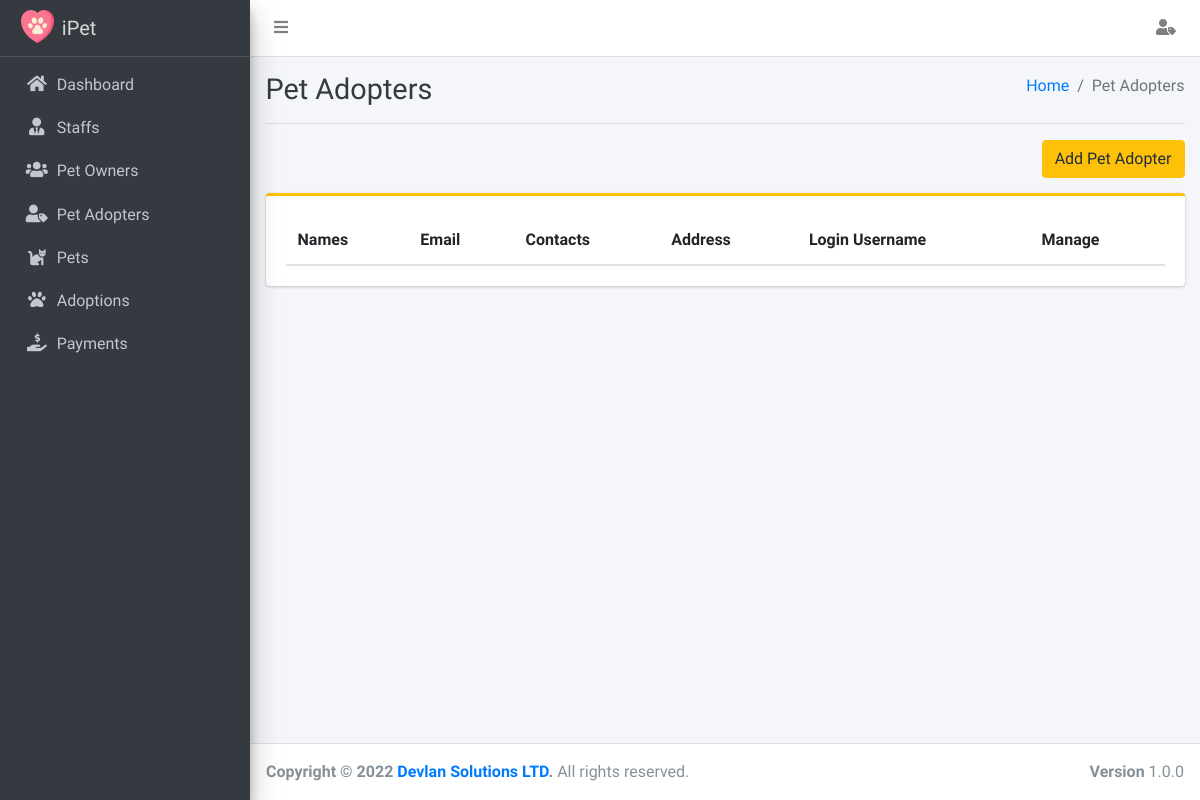
Page /views/pet_adopters.php (signed in) on the earlier database version.
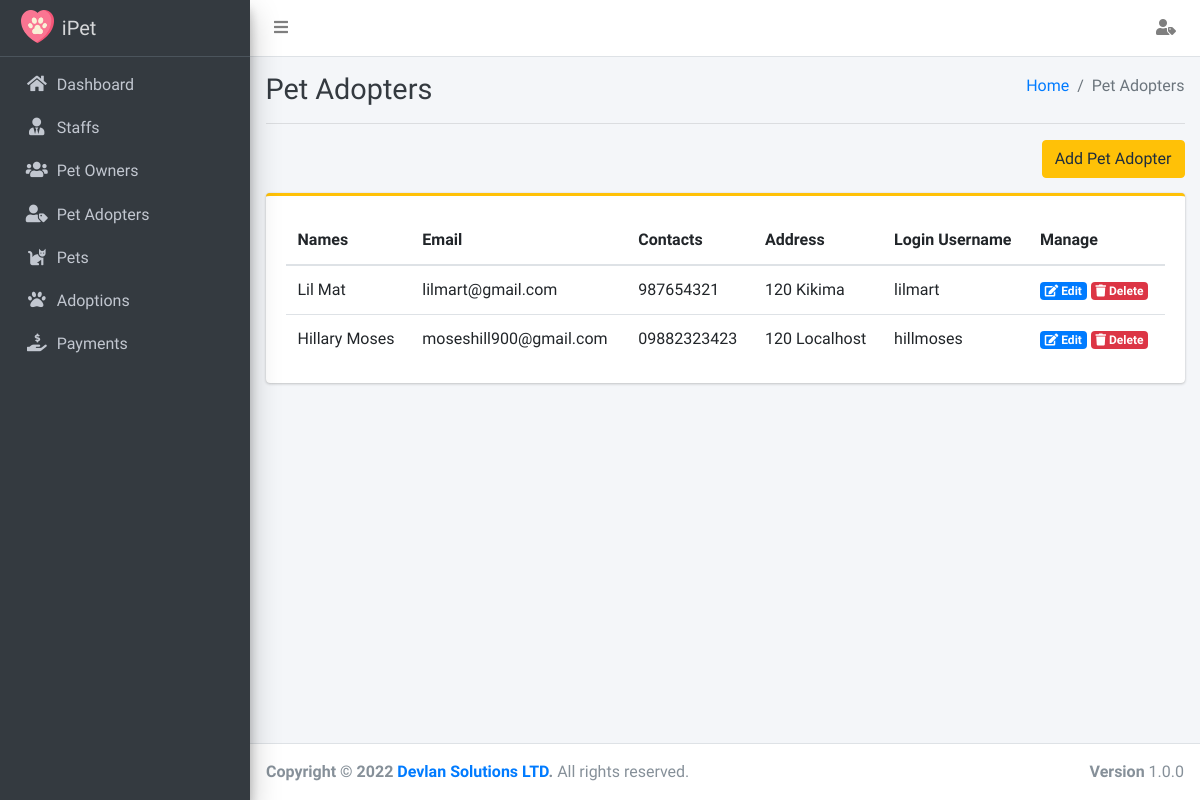
Same page on the later database version.
### tables this page shows
CREATE TABLE `pet_adopter` (
  `pet_adopter_id` int(200) NOT NULL,
  `pet_adopter_login_id` int(200) NOT NULL,
  `pet_adopter_name` varchar(200) NOT NULL,
  `pet_adopter_email` varchar(200) NOT NULL,
  `pet_adopter_phone_number` varchar(200) NOT NULL,
  `pet_adopter_address` longtext NOT NULL
);

### views/pet_adopters.php (the view, shortened to what this page needs)
<?php
require_once('../config/config.php');
require_once('../partials/head.php');
?>
<body class="hold-transition sidebar-mini layout-fixed">
    <div class="wrapper">
        <?php require_once('../partials/navbar.php'); ?>
        <?php require_once('../partials/sidebar.php'); ?>
        <div class="content-wrapper">
            <div class="content-header">
                <div class="container-fluid">
                    <div class="row mb-2">
                        <div class="col-sm-6">
                            <h1 class="m-0 text-dark">Pet Adopters</h1>
                        </div>
                        <div class="col-sm-6">
                            <ol class="breadcrumb float-sm-right">
                                <li class="breadcrumb-item"><a href="#">Home</a></li>
                                <li class="breadcrumb-item active">Pet Adopters</li>
                            </ol>
                        </div>
                    </div>
                    <hr>
                    <div class="text-right">
                        <button type="button" data-toggle="modal" data-target="#add_modal" class="btn btn-warning"> Add Pet Adopter</button>
                    </div>
                </div>
            </div>
            <section class="content">
                <div class="container-fluid">
                    <div class="row">
                        <div class="col-md-12">
                            <div class="card card-warning card-outline">
                                <div class="card-body">
                                    <table class="table">
                                        <thead>
                                            <tr>
                                                <th>Names</th>
                                                <th>Email</th>
                                                <th>Contacts</th>
                                                <th>Address</th>
                                                <th>Login Username</th>
                                                <th>Manage</th>
                                            </tr>
                                        </thead>
                                        <tbody>
                                            <?php
                                            $ret = "SELECT * FROM login l
                                            INNER JOIN pet_adopter pa ON pa.pet_adopter_login_id  = l.login_id";
                                            $stmt = $mysqli->prepare($ret);
                                            $stmt->execute();
                                            $res = $stmt->get_result();
                                            while ($adopter = $res->fetch_object()) {
                                            ?>
                                                <tr>
                                                    <td><?php echo $adopter->pet_adopter_name; ?></td>
                                                    <td><?php echo $adopter->pet_adopter_email; ?></td>
                                                    <td><?php echo $adopter->pet_adopter_phone_number; ?></td>
                                                    <td><?php echo $adopter->pet_adopter_address; ?></td>
                                                    <td><?php echo $adopter->login_username; ?></td>
                                                    <td>
                                                        <a data-toggle="modal" href="#update_<?php echo $adopter->pet_adopter_id; ?>" class="badge badge-primary"><i class="fas fa-edit"></i> Edit</a>
                                                        <a data-toggle="modal" href="#delete_<?php echo $adopter->pet_adopter_id; ?>" class="badge badge-danger"><i class="fas fa-trash"></i> Delete</a>
                                                    </td>
                                                </tr>
                                            <?php } ?>
                                        </tbody>
                                    </table>
                                </div>
                            </div>
                        </div>
                    </div>
                </div>
            </section>
        </div>
        <?php require_once('../partials/footer.php'); ?>
    </div>
</body>
</html>

Differences in the rows shown:
added pet_adopter: pet_adopter_name "Lil Mat", pet_adopter_email "lilmart@gmail.com", pet_adopter_phone_number "987654321", pet_adopter_address "120 Kikima", pet_adopter_login.login_username "lilmart"
added pet_adopter: pet_adopter_name "Hillary Moses", pet_adopter_email "moseshill900@gmail.com", pet_adopter_phone_number "09882323423", pet_adopter_address "120 Localhost", pet_adopter_login.login_username "hillmoses"
